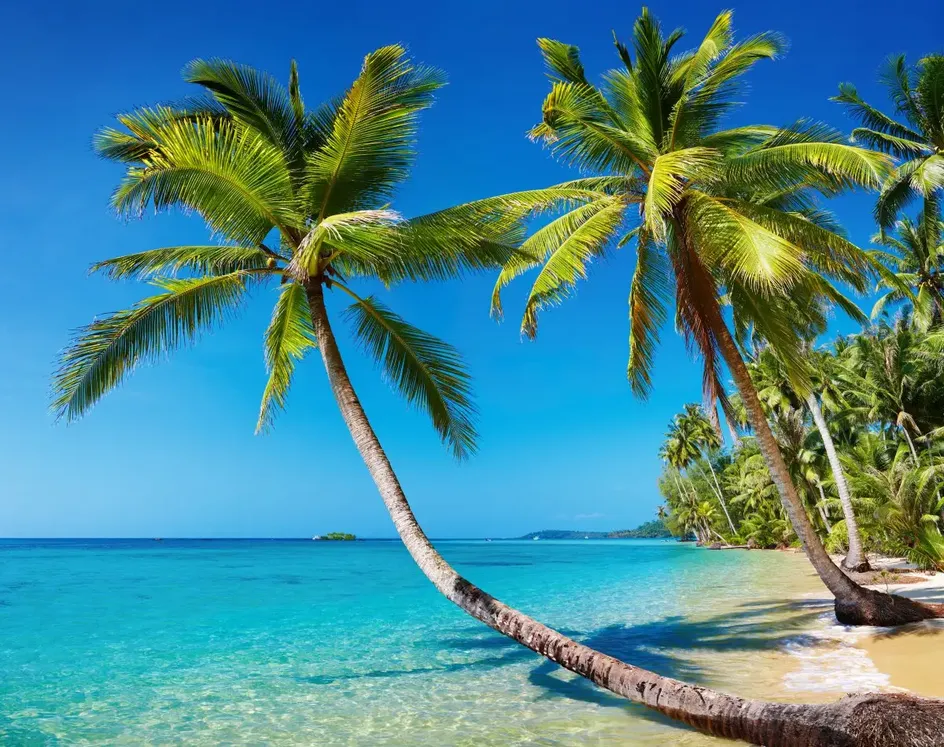
#> input picture 1.webp, 944 x 747 px, shrunk from 1200 x 950 before the run
$ python fft_shift.py
#> lines starting #> are read from the running program, lines starting #| are printed output that depends on the picture
import cv2
import numpy as np
import matplotlib.pyplot as plt

img_cv   = cv2.imread('1.webp')
#> img_cv is the input picture: shape (747, 944, 3); mean B, G, R 147.8, 136.1, 72.2
print("img_cv:",img_cv.shape)
#| img_cv: (747, 944, 3)

gray=cv2.cvtColor(img_cv,cv2.COLOR_BGR2GRAY)
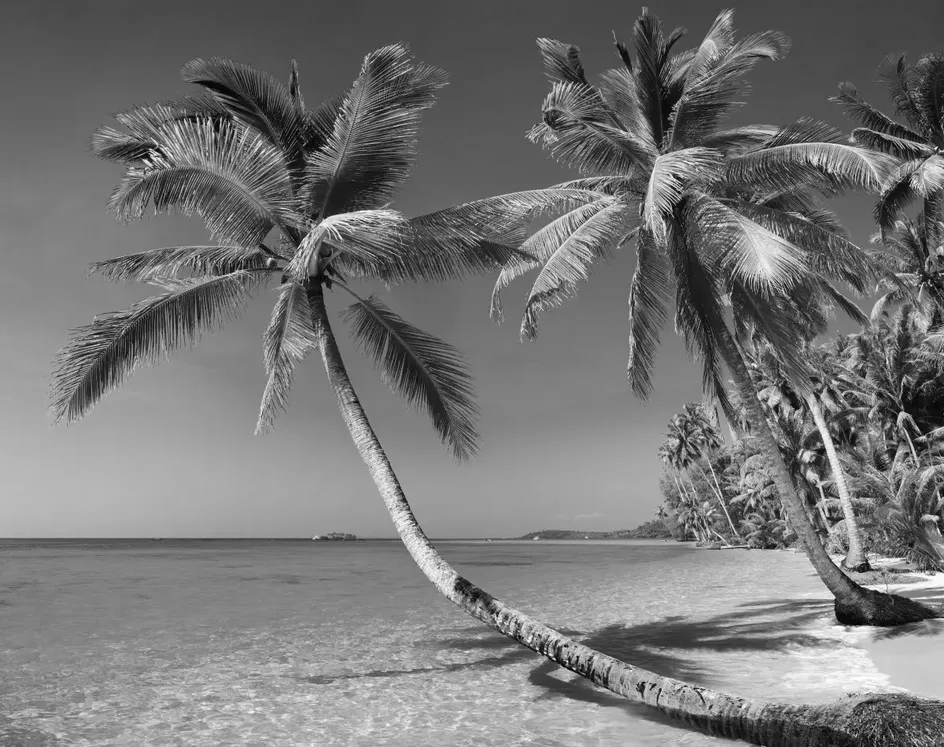
#> gray: shape (747, 944); min 0, max 255, mean 118.3
print("gray:",gray.shape)
#| gray: (747, 944)

cv2.imwrite('gray.jpg',gray)

#傅里叶变换
fft = np.fft.fft2(gray)

#将频谱低频从左上角移动至中心位置
fft_shift = np.fft.fftshift(fft)

#频谱图像双通道复数转换为0-255区间
result = 20*np.log(np.abs(fft_shift))
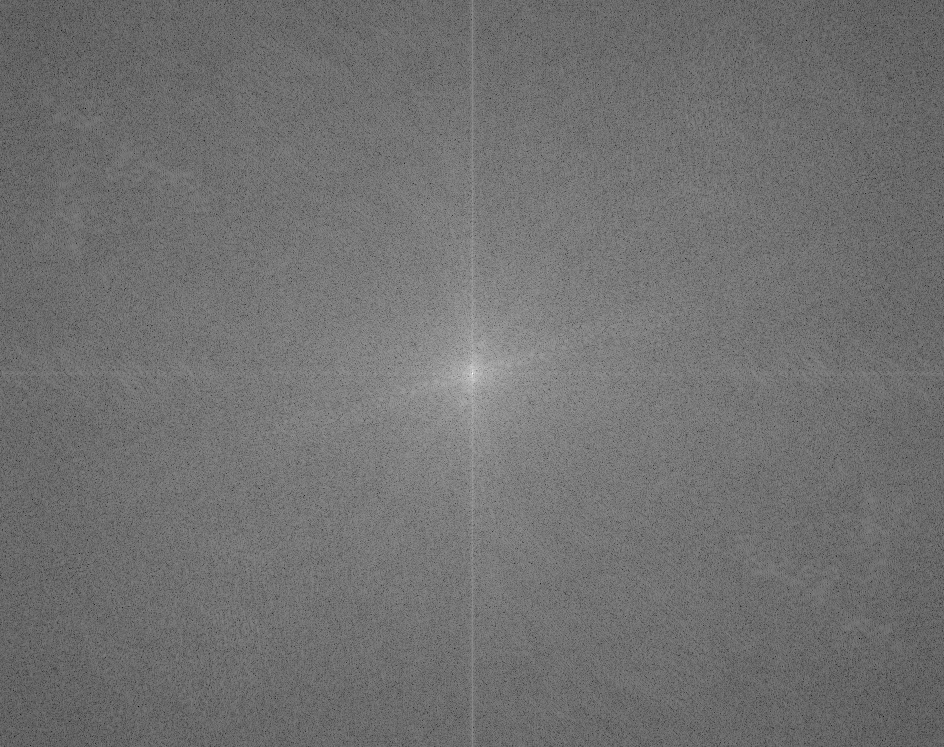
#> result: shape (747, 944) float64; min 34.73, max 364.8, mean 181.3; drawn with min black and max white

#显示图像
plt.imshow(result, cmap = 'gray')
plt.xticks([]), plt.yticks([])
plt.show()

#还原
'''
img_center = np.fft.ifftshift(fft_shift)                          # 逆傅里叶变换
img_lpf = np.abs(np.fft.ifft2(img_center))  # 还原图像
cv2.imwrite('fft_back.jpg',img_lpf)
'''

$ run again, with fft_shift.jpg saved as 1.webp
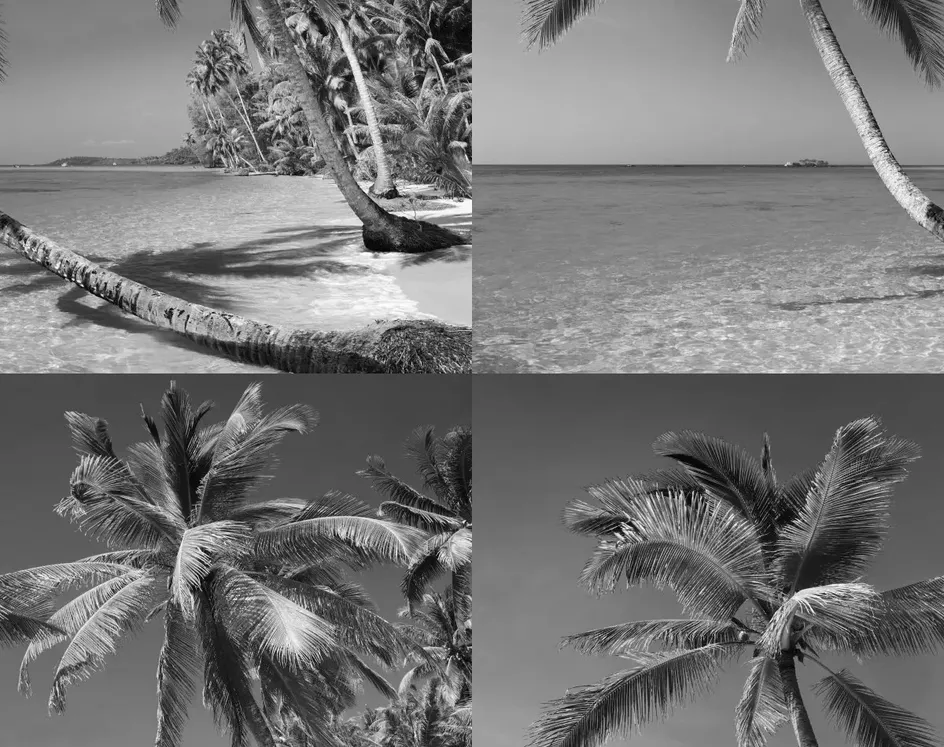
#> input picture fft_shift.jpg, 944 x 747 px, shrunk from 1200 x 950 before the run
#> img_cv is the input picture: shape (747, 944, 3); mean B, G, R 118.3, 118.3, 118.3
#| img_cv: (747, 944, 3)
#| gray: (747, 944)
#> `result = 20*np.log(np.abs(fft_shift))`:
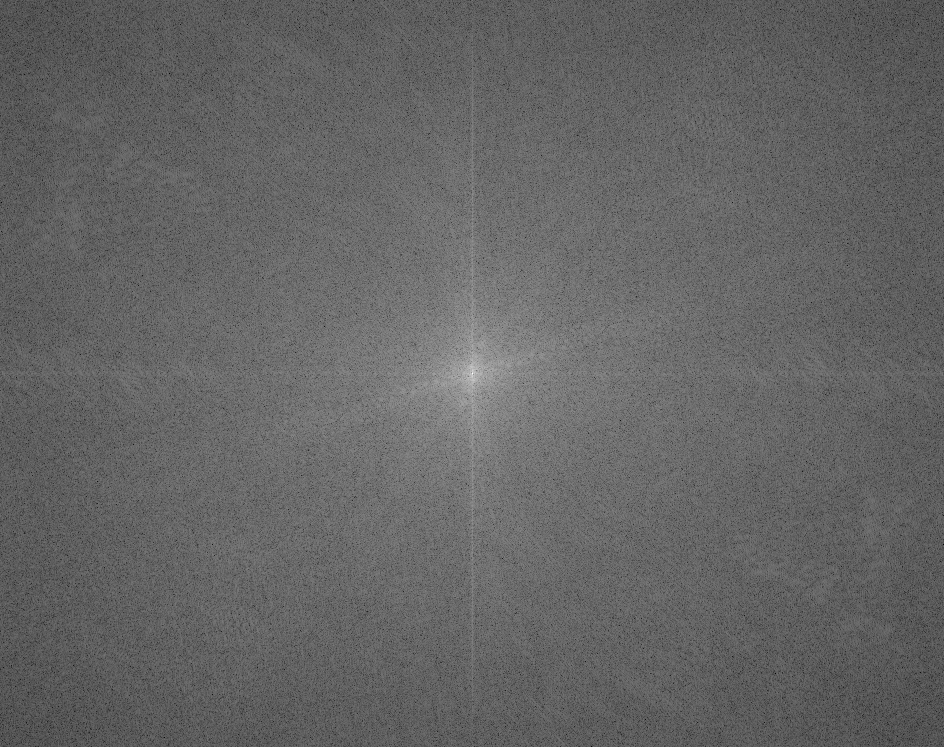
#> result: shape (747, 944) float64; min 61.15, max 364.8, mean 181.4; drawn with min black and max white
